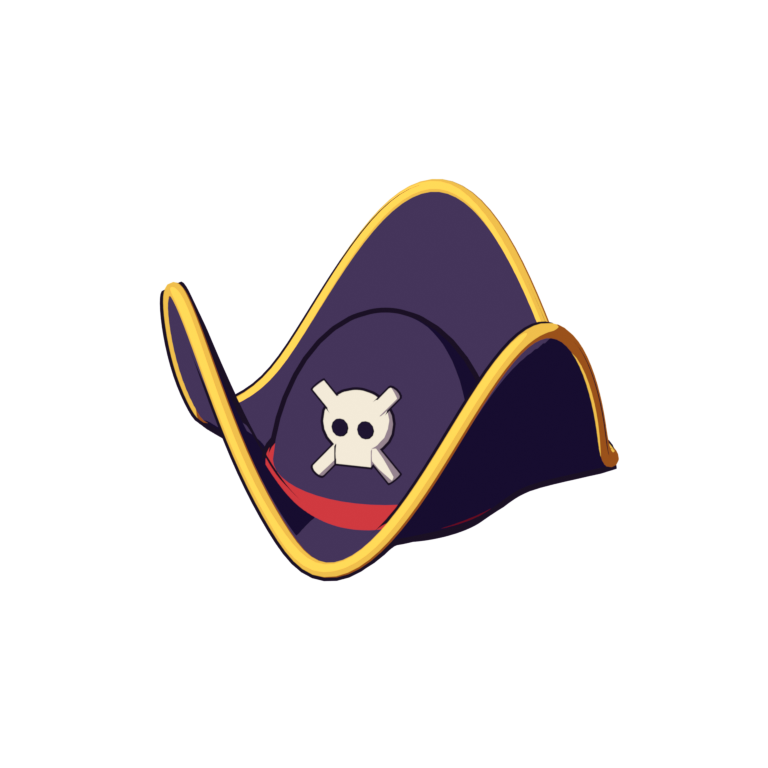
#> input picture extras/blender/items/pirate_hat_raw.png, 768 x 768 px, found by its file name
$ python cards.py
#> lines starting #> are read from the running program, lines starting #| are printed output that depends on the picture; after the words box and inside, x2 and y2 are one past the last pixel; in counts of white or black regions, pixels touching at a corner belong together
from PIL import Image, ImageDraw, ImageFilter, ImageFont, ImageChops
import math
D = "/workspace/oversummoned-blender/"
FB = "/usr/share/fonts/truetype/dejavu/DejaVuSerif-Bold.ttf"
FS = "/usr/share/fonts/truetype/dejavu/DejaVuSans-Bold.ttf"
def card(raw, out, name, era, rarity, col):
#> called with out = 'card_pirate_hat.png', name = "Salt Captain's Tricorn", era = 'AGE OF SAIL  ·  HAT', rarity = 'EPIC', col = (182, 112, 255)
    W, H = 640, 880; pad = 40
    c = Image.new("RGBA", (W + 2*pad, H + 2*pad), (0, 0, 0, 0))
#> c: PIL image 720x960 RGBA; every value is 0
    rr = (pad, pad, pad + W, pad + H)
    # outer rarity glow
    g = Image.new("RGBA", c.size, (0, 0, 0, 0)); ImageDraw.Draw(g).rounded_rectangle(rr, 44, outline=col + (255,), width=14)
    c.alpha_composite(g.filter(ImageFilter.GaussianBlur(16)))
    # body with vertical gradient
    body = Image.new("RGBA", c.size, (0, 0, 0, 0)); bd = ImageDraw.Draw(body)
    for y in range(H):
        t = y / H; v = (int(34 - 12*t), int(28 - 10*t), int(52 - 18*t), 255)
        bd.line([(pad, pad + y), (pad + W, pad + y)], fill=v)
    mask = Image.new("L", c.size, 0); ImageDraw.Draw(mask).rounded_rectangle(rr, 44, fill=255)
#> after `mask = Image.new('L', c.size, 0)`: mask: PIL image 720x960 L; every value is 0
#> after `ImageDraw.Draw(mask).rounded_rectangle(rr, 44, fill=255)`:
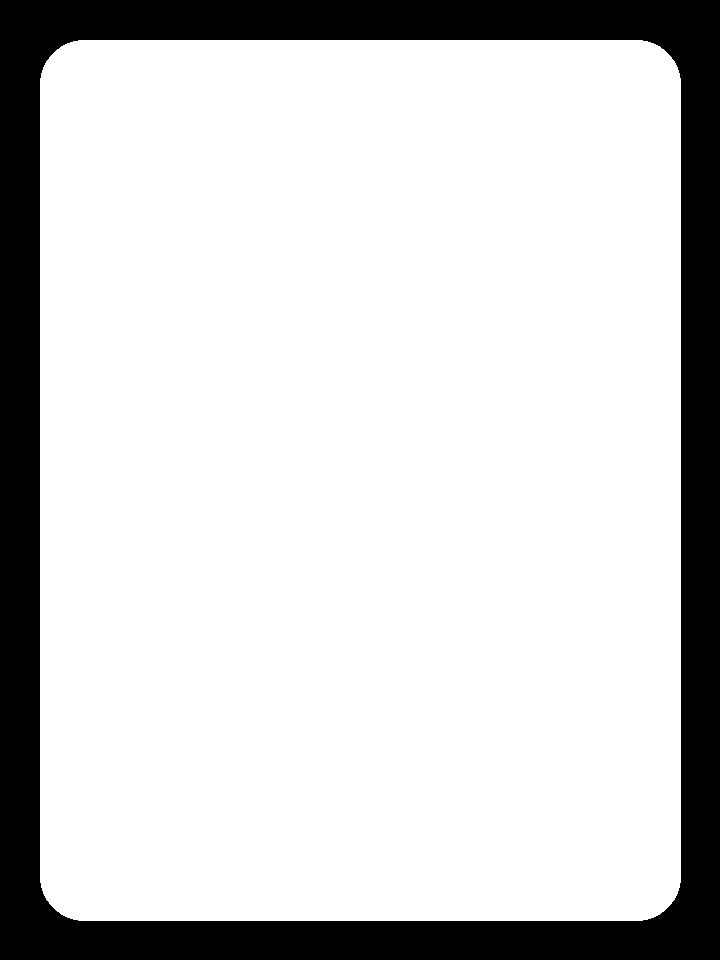
#> mask: PIL image 720x960 L; 81.5% white; 1 black region, box (x1, y1, x2, y2) and area: (0, 0, 720, 960) 128187
    c.paste(body, (0, 0), mask)
    # radial rarity glow behind item
    rg = Image.new("RGBA", c.size, (0, 0, 0, 0)); ImageDraw.Draw(rg).ellipse((pad + 90, pad + 120, pad + W - 90, pad + 620), fill=col + (150,))
    rg = rg.filter(ImageFilter.GaussianBlur(70)); rg.putalpha(ImageChops.multiply(rg.split()[3], mask)); c.alpha_composite(rg)
    # rays
    rays = Image.new("RGBA", c.size, (0, 0, 0, 0)); rd = ImageDraw.Draw(rays); cx, cy = pad + W/2, pad + 370
    for i in range(16):
        a = i * math.pi / 8; a2 = a + 0.09
        rd.polygon([(cx, cy), (cx + 700*math.cos(a), cy + 700*math.sin(a)), (cx + 700*math.cos(a2), cy + 700*math.sin(a2))], fill=col + (26,))
    rays = rays.filter(ImageFilter.GaussianBlur(3)); rays.putalpha(ImageChops.multiply(rays.split()[3], mask)); c.alpha_composite(rays)
    # item, scaled to fit the art window with margin
    it = Image.open(raw).convert("RGBA"); it = it.crop(it.split()[3].getbbox())
#> in card, it is the input picture: PIL image 768x768 RGBA; mean R, G, B, A 17.4, 13.3, 14.3, 44.3
    box = 470; s = min(box / it.width, box / it.height); it = it.resize((int(it.width*s), int(it.height*s)), Image.LANCZOS)
#> after `s = min(box / it.width, box / it.height)`: s = 1.02
    sh = Image.new("RGBA", it.size, (0, 0, 0, 0)); sh.putalpha(it.split()[3].point(lambda a: int(a*0.45)))
#> after `sh = Image.new('RGBA', it.size, (0, 0, 0, 0))`: sh: PIL image 470x411 RGBA; every value is 0
#> after `sh.putalpha(it.split()[3].point(lambda a: int(a * 0.45)))`:
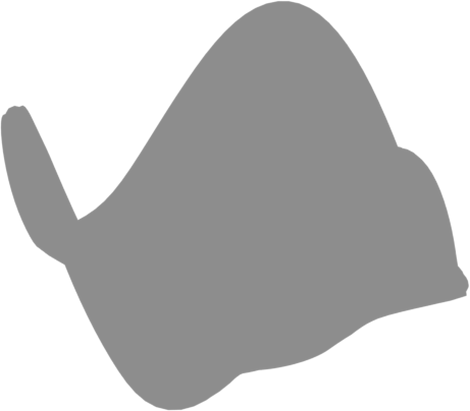
#> sh: PIL image 470x411 RGBA; mean R, G, B, A 0, 0, 0, 62.7; transparent parts drawn white
    c.alpha_composite(sh.filter(ImageFilter.GaussianBlur(10)), (int(cx - it.width/2) + 8, int(cy - it.height/2) + 14))
    c.alpha_composite(it, (int(cx - it.width/2), int(cy - it.height/2)))
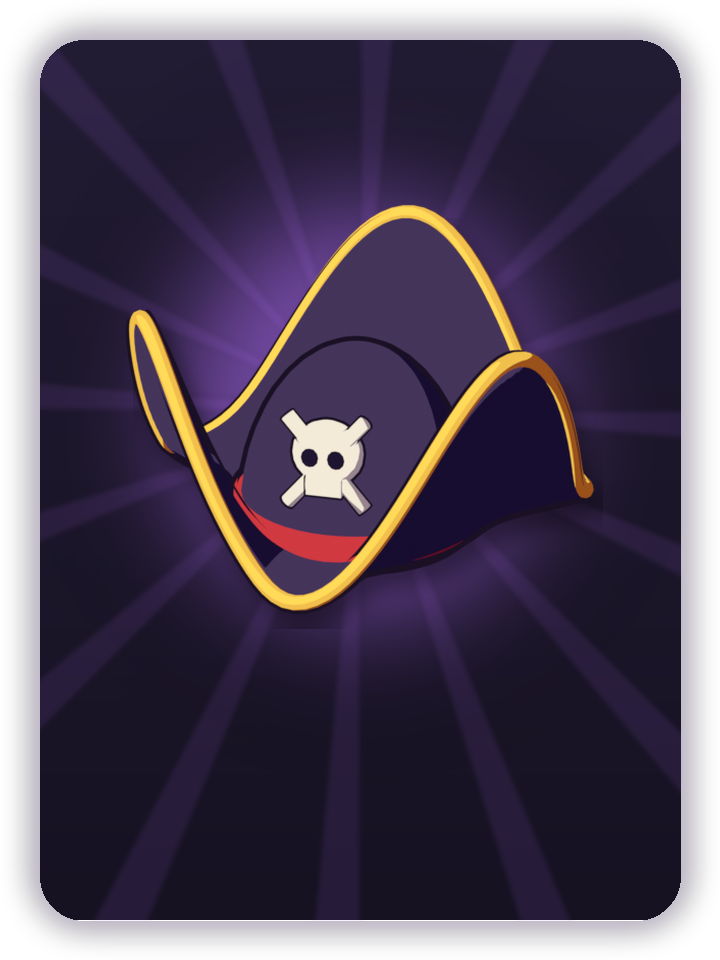
#> c: PIL image 720x960 RGBA; mean R, G, B, A 42.6, 31.5, 53.3, 212.8; transparent parts drawn white
    d = ImageDraw.Draw(c)
    # frame: double border
    d.rounded_rectangle(rr, 44, outline=col + (255,), width=8)
    d.rounded_rectangle((pad + 16, pad + 16, pad + W - 16, pad + H - 16), 32, outline=col + (110,), width=2)
    # rarity ribbon
    f1 = ImageFont.truetype(FS, 30); tw = d.textlength(rarity, font=f1)
#> after `tw = d.textlength(rarity, font=f1)`: tw = 75.66
    d.rounded_rectangle((cx - tw/2 - 26, pad + 34, cx + tw/2 + 26, pad + 84), 25, fill=col + (255,))
    d.text((cx, pad + 59), rarity, font=f1, fill=(24, 16, 32, 255), anchor="mm")
    # name plate
    d.rounded_rectangle((pad + 40, pad + 680, pad + W - 40, pad + 830), 22, fill=(16, 12, 26, 230), outline=col + (160,), width=2)
    f2 = ImageFont.truetype(FB, 40); f3 = ImageFont.truetype(FS, 24)
    d.text((cx, pad + 735), name, font=f2, fill=(250, 244, 230, 255), anchor="mm")
    d.text((cx, pad + 790), era, font=f3, fill=col + (255,), anchor="mm")
    c.save(D + "items/" + out)
card(D + "items/pirate_hat_raw.png", "card_pirate_hat.png", "Salt Captain's Tricorn", "AGE OF SAIL  ·  HAT", "EPIC", (182, 112, 255))
card(D + "items/sword_raw.png", "card_sword.png", "Oathkeeper Blade", "AGE OF KNIGHTS  ·  WEAPON", "LEGENDARY", (255, 196, 72))
#> call 2 of card, with out = 'card_sword.png', name = 'Oathkeeper Blade', era = 'AGE OF KNIGHTS  ·  WEAPON', rarity = 'LEGENDARY', col = (255, 196, 72)
#> in card (call 2), `rg = rg.filter(ImageFilter.GaussianBlur(70))`:
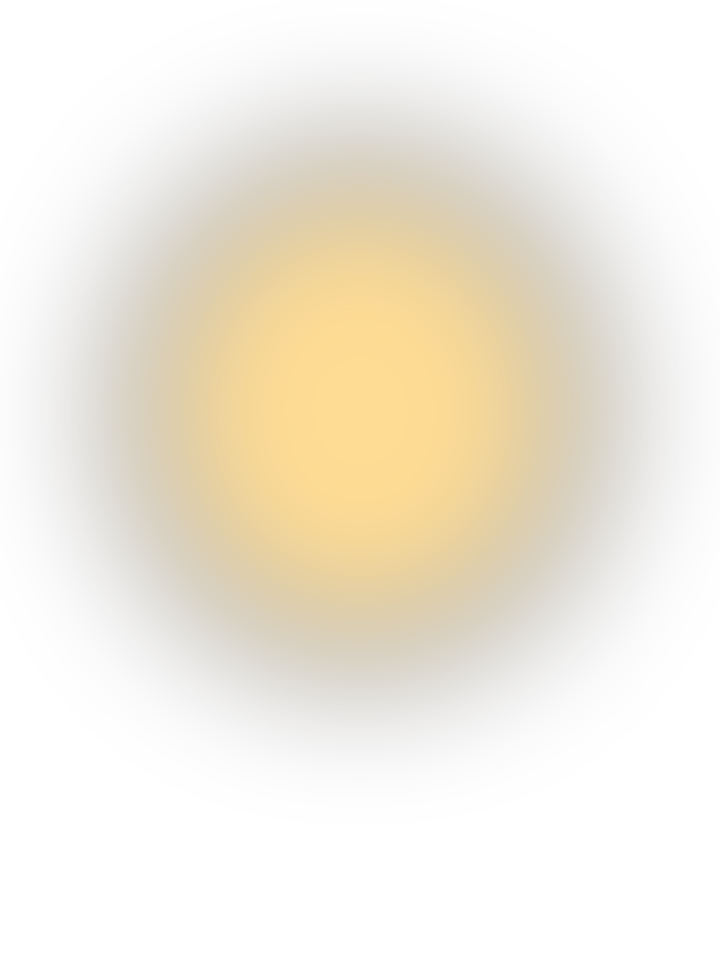
#> rg: PIL image 720x960 RGBA; mean R, G, B, A 66.8, 51.4, 18.9, 39.3; transparent parts drawn white
#> the loop in card (call 2), `for i in range(16):` made 16 passes
#> (a, a2) on passes 1 to 12: (0, 0.09), (0.393, 0.483), (0.785, 0.875), (1.18, 1.27), (1.57, 1.66), (1.96, 2.05), (2.36, 2.45), (2.75, 2.84), (3.14, 3.23), (3.53, 3.62), (3.93, 4.02), (4.32, 4.41)
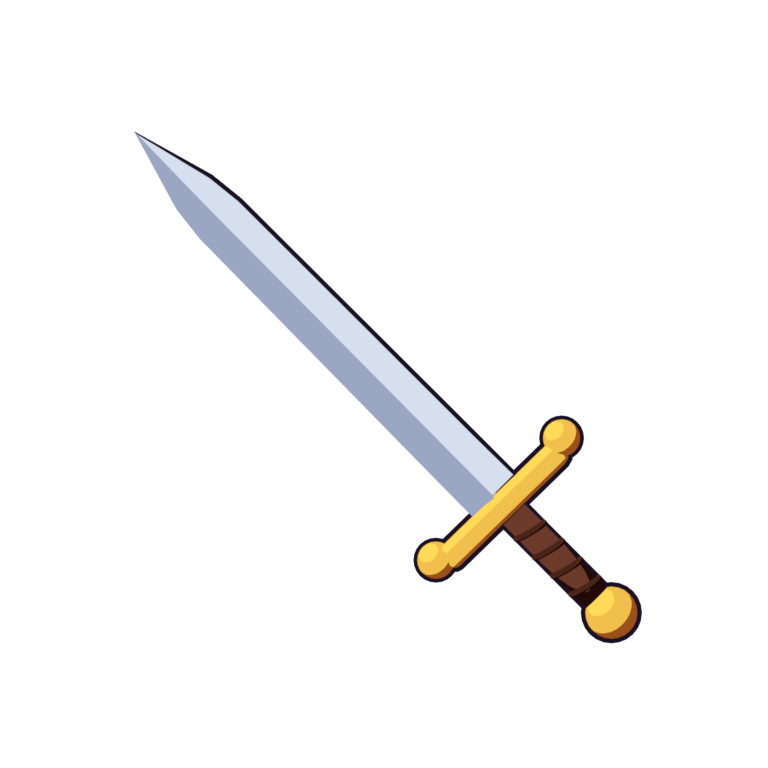
#> input picture extras/blender/items/sword_raw.png, 768 x 768 px, found by its file name
#> in card, it is the input picture: PIL image 768x768 RGBA; mean R, G, B, A 12.5, 12, 11.6, 18.2
#> in card (call 2), `sh = Image.new('RGBA', it.size, (0, 0, 0, 0))`: sh: PIL image 466x470 RGBA; every value is 0
#> in card (call 2), `c.alpha_composite(it, (int(cx - it.width/2), int(cy - it.height/2)))`:
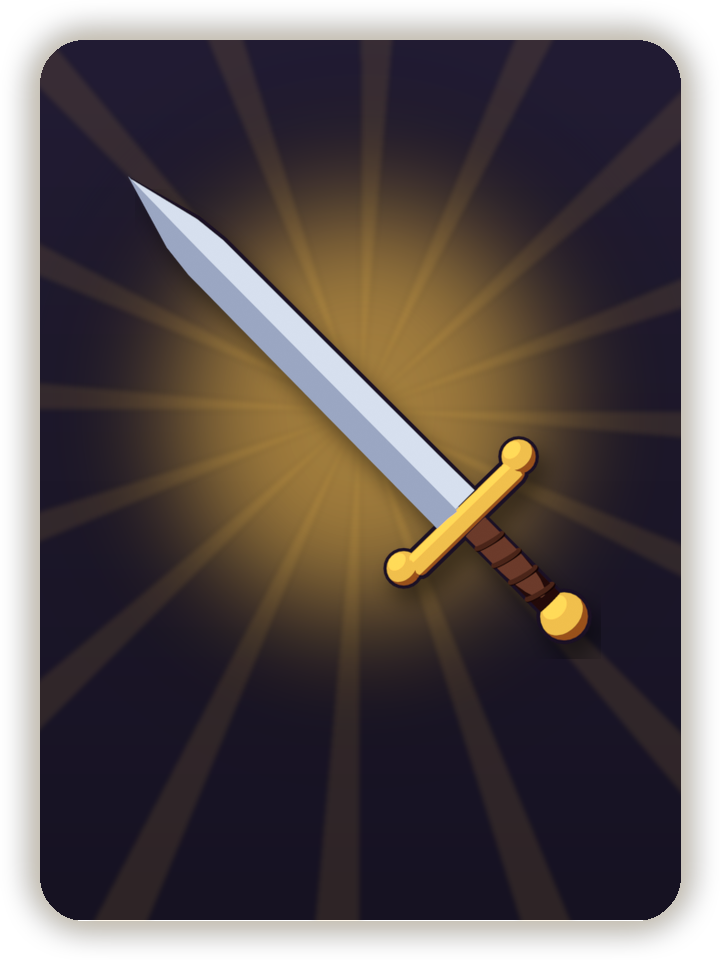
#> c: PIL image 720x960 RGBA; mean R, G, B, A 55.1, 44.8, 42.1, 212.8; transparent parts drawn white
#> in card (call 2), `tw = d.textlength(rarity, font=f1)`: tw = 201.1
both = Image.new("RGBA", (1480, 1000), (30, 33, 42, 255))
both.alpha_composite(Image.open(D + "items/card_pirate_hat.png"), (10, 20)); both.alpha_composite(Image.open(D + "items/card_sword.png"), (750, 20))
#> after `both.alpha_composite(Image.open(D + 'items/card_sword.png'), (750, 20)`:
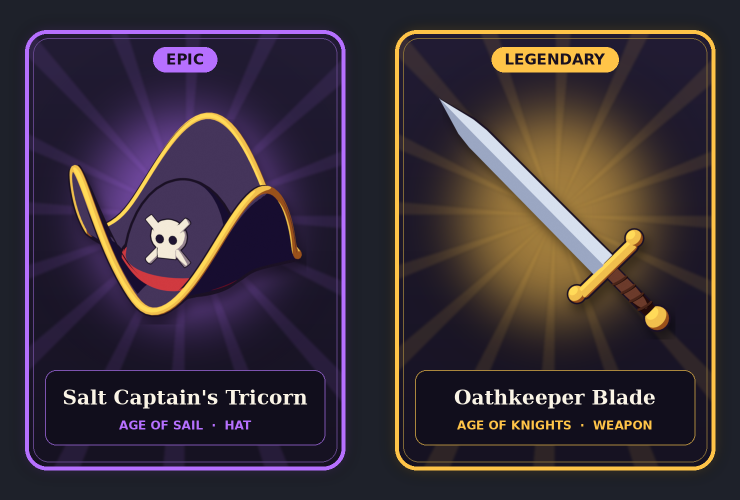
#> both: PIL image 1480x1000 RGBA (shown at 1/2 size); mean R, G, B, A 58.9, 47.9, 57.1, 255
both.save(D + "items/item_cards_preview.png")
